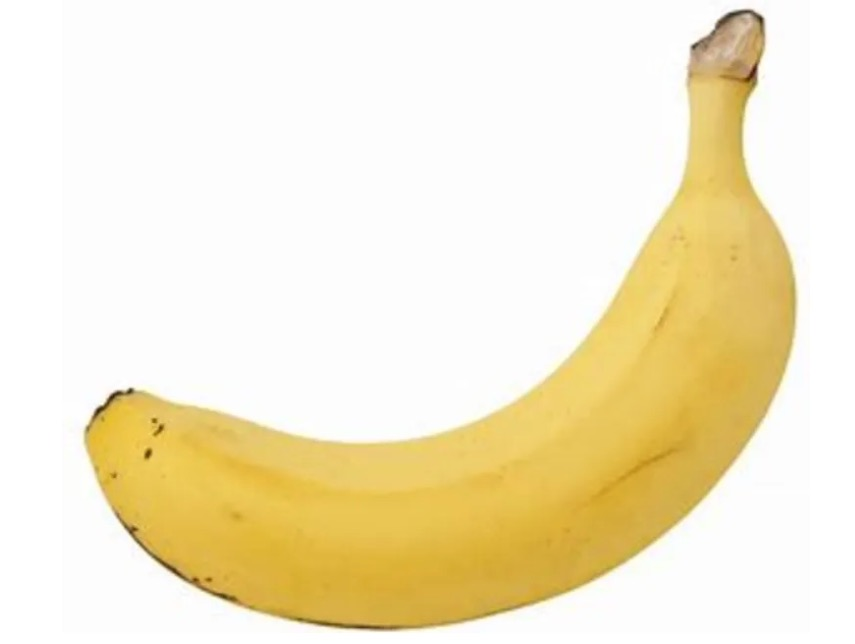
#> input picture week03/banana.jpg, 855 x 644 px
$ jupyter execute --allow-errors 'Image Segmentation using Thresholding HSV Color Space.ipynb'
#> lines starting #> are read from the running program, lines starting #| are printed output that depends on the picture; after the words box and inside, x2 and y2 are one past the last pixel; in counts of white or black regions, pixels touching at a corner belong together
https://medium.com/@Christian_Gunawan/image-segmentation-using-thresholding-hsv-color-space-segmentation-793722bb758d

[cell 1]
import cv2
import numpy as np
import matplotlib.pyplot as plt

image = cv2.imread('banana.jpg')
#> image is the input picture: shape (644, 855, 3); mean B, G, R 204.2, 234.4, 244.7
hsv_image = cv2.cvtColor(image, cv2.COLOR_BGR2HSV)
#> hsv_image: shape (644, 855, 3); mean H, S, V 11.3, 46.2, 244.8

[cell 2]
# dispaly of two image using matplotlib using subplot
plt.figure(figsize=(10,10))
plt.subplot(1,2,1)
plt.title('Original Image')
plt.imshow(cv2.cvtColor(image, cv2.COLOR_BGR2RGB))
plt.subplot(1,2,2)
plt.title('HSV Image')
plt.imshow(cv2.cvtColor(hsv_image, cv2.COLOR_BGR2RGB))
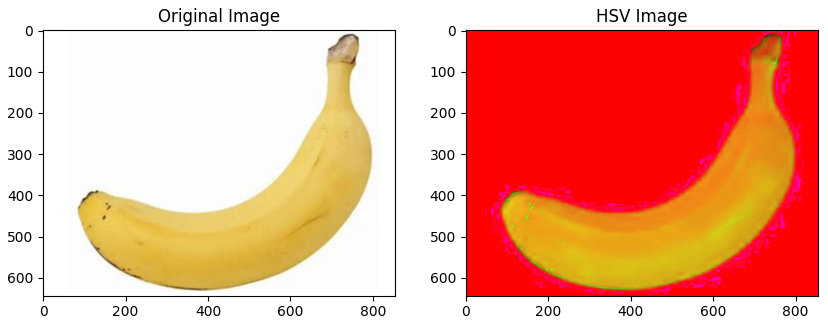
#> figure drawn by matplotlib, 2 panels

Determining Color Range: The HSV value ranges for yellow (ripe banana) and green (unripe banana) colors are determined.

[cell 3]
lower_yellow = np.array([20, 100, 100])
upper_yellow = np.array([30, 255, 255])
lower_green = np.array([35, 100, 100])
upper_green = np.array([85, 255, 255])

[cell 4]
# Mask for yellow banana
mask_yellow = cv2.inRange(hsv_image, lower_yellow, upper_yellow)
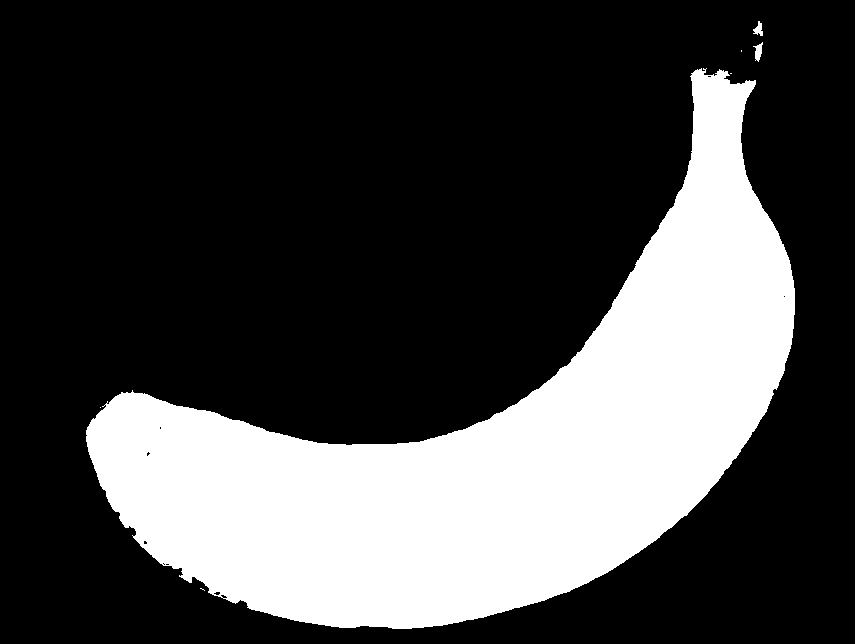
#> mask_yellow: shape (644, 855); 27.4% white; 7 white regions (4 under 20 px), largest, box (x1, y1, x2, y2) and area: (86, 68, 795, 629) 150708, (753, 42, 763, 62) 103, (753, 21, 763, 36) 84


# Mask for green banana
mask_green = cv2.inRange(hsv_image, lower_green, upper_green)
#> mask_green: shape (644, 855); every value is 0


# display of two mask using matplotlib using subplot
plt.figure(figsize=(10,10))
plt.subplot(1,2,1)
plt.title('Mask for Yellow Banana')
plt.imshow(mask_yellow)
plt.subplot(1,2,2)
plt.title('Mask for Green Banana')
plt.imshow(mask_green)
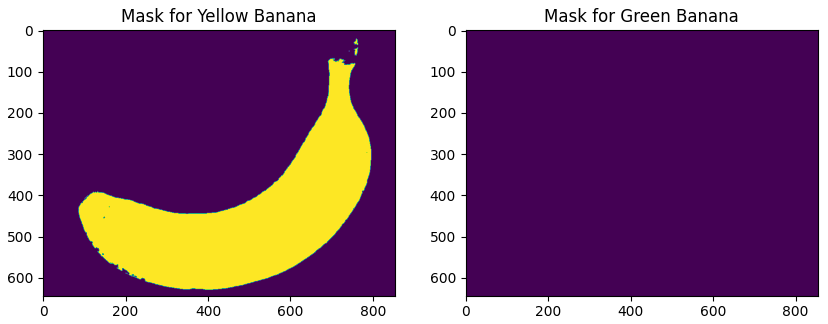
#> figure drawn by matplotlib, 2 panels

[cell 5]
# Count the number of pixels for each mask
yellow_count = cv2.countNonZero(mask_yellow)
#> yellow_count = 150905
green_count = cv2.countNonZero(mask_green)
#> green_count = 0

total_pixels = hsv_image.shape[0] * hsv_image.shape[1]
#> total_pixels = 550620

# Determine ripeness
if yellow_count > green_count and yellow_count > 0.1 * total_pixels:
    ripeness = 'Ripe'
elif green_count > yellow_count and green_count > 0.1 * total_pixels:
    ripeness = 'Unripe'
else:
    ripeness = 'Undetectable'


print(f'The banana is {ripeness} with {yellow_count} yellow pixels and {green_count} green pixels')
#| The banana is Ripe with 150905 yellow pixels and 0 green pixels
